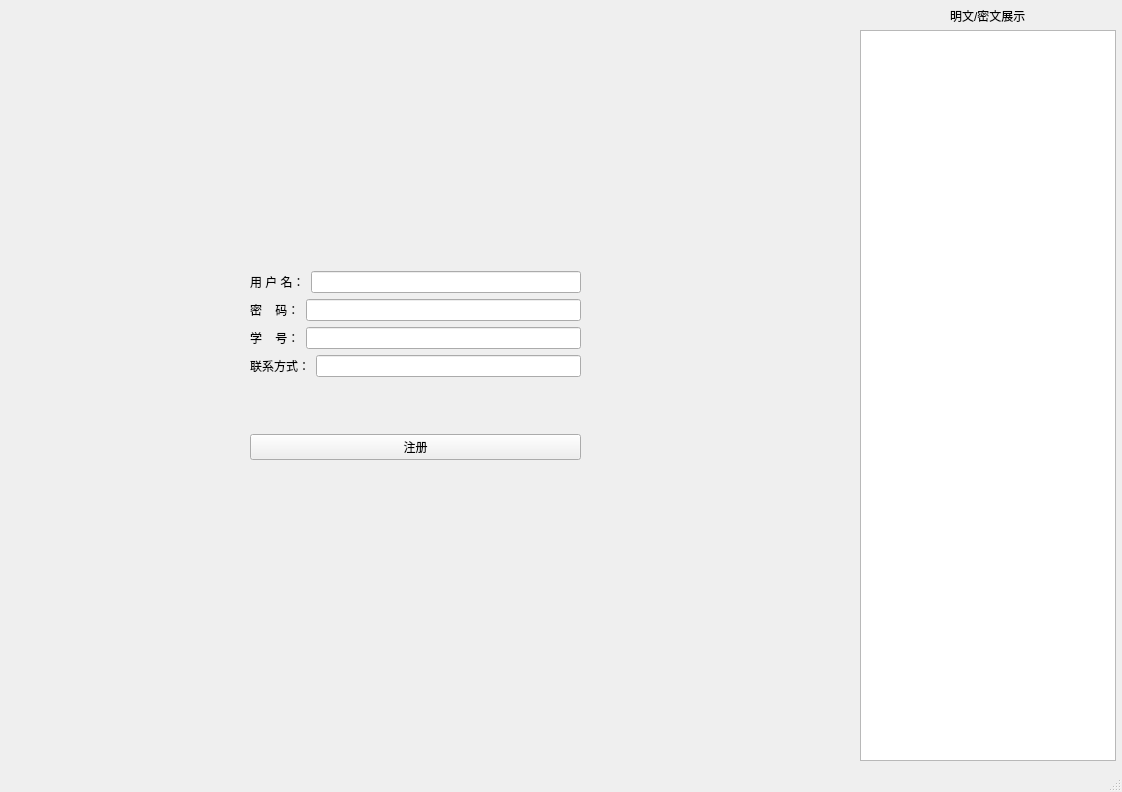
<?xml version="1.0" encoding="UTF-8"?>
<ui version="4.0">
 <class>MainWindow</class>
 <widget class="QMainWindow" name="MainWindow">
  <property name="geometry">
   <rect>
    <x>0</x>
    <y>0</y>
    <width>1122</width>
    <height>792</height>
   </rect>
  </property>
  <property name="windowTitle">
   <string>图书管理系统-读者注册</string>
  </property>
  <widget class="QWidget" name="centralwidget">
   <widget class="QLabel" name="label">
    <property name="geometry">
     <rect>
      <x>950</x>
      <y>0</y>
      <width>101</width>
      <height>31</height>
     </rect>
    </property>
    <property name="text">
     <string>明文/密文展示</string>
    </property>
   </widget>
   <widget class="QTextBrowser" name="textBrowser">
    <property name="geometry">
     <rect>
      <x>860</x>
      <y>30</y>
      <width>256</width>
      <height>731</height>
     </rect>
    </property>
   </widget>
   <widget class="QWidget" name="">
    <property name="geometry">
     <rect>
      <x>250</x>
      <y>220</y>
      <width>331</width>
      <height>291</height>
     </rect>
    </property>
    <layout class="QVBoxLayout" name="verticalLayout_2">
     <item>
      <layout class="QVBoxLayout" name="verticalLayout">
       <item>
        <layout class="QHBoxLayout" name="horizontalLayout">
         <item>
          <widget class="QLabel" name="label_2">
           <property name="text">
            <string>用 户 名：</string>
           </property>
          </widget>
         </item>
         <item>
          <widget class="QLineEdit" name="lineEdit"/>
         </item>
        </layout>
       </item>
       <item>
        <layout class="QHBoxLayout" name="horizontalLayout_2">
         <item>
          <widget class="QLabel" name="label_3">
           <property name="text">
            <string>密    码：</string>
           </property>
          </widget>
         </item>
         <item>
          <widget class="QLineEdit" name="lineEdit_2"/>
         </item>
        </layout>
       </item>
       <item>
        <layout class="QHBoxLayout" name="horizontalLayout_3">
         <item>
          <widget class="QLabel" name="label_4">
           <property name="text">
            <string>学    号：</string>
           </property>
          </widget>
         </item>
         <item>
          <widget class="QLineEdit" name="lineEdit_3"/>
         </item>
        </layout>
       </item>
       <item>
        <layout class="QHBoxLayout" name="horizontalLayout_4">
         <item>
          <widget class="QLabel" name="label_5">
           <property name="text">
            <string>联系方式：</string>
           </property>
          </widget>
         </item>
         <item>
          <widget class="QLineEdit" name="lineEdit_4"/>
         </item>
        </layout>
       </item>
      </layout>
     </item>
     <item>
      <widget class="QPushButton" name="pushButton">
       <property name="text">
        <string>注册</string>
       </property>
      </widget>
     </item>
    </layout>
   </widget>
  </widget>
  <widget class="QStatusBar" name="statusbar"/>
 </widget>
 <resources/>
 <connections/>
</ui>
